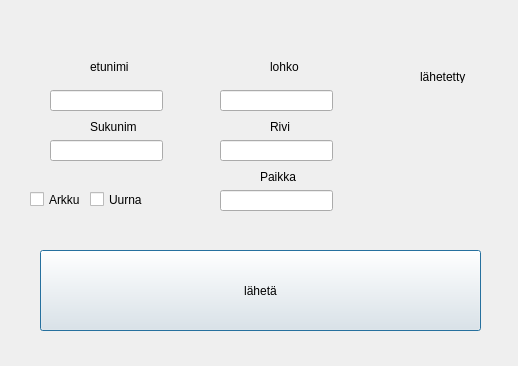
<?xml version="1.0" encoding="UTF-8"?>
<ui version="4.0">
 <class>addDialog</class>
 <widget class="QDialog" name="addDialog">
  <property name="geometry">
   <rect>
    <x>0</x>
    <y>0</y>
    <width>518</width>
    <height>366</height>
   </rect>
  </property>
  <property name="windowTitle">
   <string>Dialog</string>
  </property>
  <widget class="QLineEdit" name="etuNimiLaatikko">
   <property name="geometry">
    <rect>
     <x>50</x>
     <y>90</y>
     <width>113</width>
     <height>21</height>
    </rect>
   </property>
  </widget>
  <widget class="QLineEdit" name="sukunimiLaatikko">
   <property name="geometry">
    <rect>
     <x>50</x>
     <y>140</y>
     <width>113</width>
     <height>21</height>
    </rect>
   </property>
  </widget>
  <widget class="QLineEdit" name="lohkoLaatikko">
   <property name="geometry">
    <rect>
     <x>220</x>
     <y>90</y>
     <width>113</width>
     <height>21</height>
    </rect>
   </property>
  </widget>
  <widget class="QLabel" name="lohkolappu">
   <property name="geometry">
    <rect>
     <x>270</x>
     <y>60</y>
     <width>47</width>
     <height>13</height>
    </rect>
   </property>
   <property name="text">
    <string>lohko</string>
   </property>
  </widget>
  <widget class="QLabel" name="sukunimilappu">
   <property name="geometry">
    <rect>
     <x>90</x>
     <y>120</y>
     <width>47</width>
     <height>13</height>
    </rect>
   </property>
   <property name="text">
    <string>Sukunimi</string>
   </property>
  </widget>
  <widget class="QLabel" name="etulappu">
   <property name="geometry">
    <rect>
     <x>90</x>
     <y>60</y>
     <width>47</width>
     <height>13</height>
    </rect>
   </property>
   <property name="text">
    <string>etunimi</string>
   </property>
  </widget>
  <widget class="QPushButton" name="lahetaNappi">
   <property name="geometry">
    <rect>
     <x>40</x>
     <y>250</y>
     <width>441</width>
     <height>81</height>
    </rect>
   </property>
   <property name="text">
    <string>lähetä</string>
   </property>
  </widget>
  <widget class="QCheckBox" name="arkkuBox">
   <property name="geometry">
    <rect>
     <x>30</x>
     <y>190</y>
     <width>72</width>
     <height>19</height>
    </rect>
   </property>
   <property name="text">
    <string>Arkku</string>
   </property>
  </widget>
  <widget class="QCheckBox" name="uurnaBox">
   <property name="geometry">
    <rect>
     <x>90</x>
     <y>190</y>
     <width>72</width>
     <height>19</height>
    </rect>
   </property>
   <property name="text">
    <string>Uurna</string>
   </property>
  </widget>
  <widget class="QLabel" name="riviLappu">
   <property name="geometry">
    <rect>
     <x>270</x>
     <y>120</y>
     <width>47</width>
     <height>13</height>
    </rect>
   </property>
   <property name="text">
    <string>Rivi</string>
   </property>
  </widget>
  <widget class="QLabel" name="paikkaLAppu">
   <property name="geometry">
    <rect>
     <x>260</x>
     <y>170</y>
     <width>47</width>
     <height>13</height>
    </rect>
   </property>
   <property name="text">
    <string>Paikka</string>
   </property>
  </widget>
  <widget class="QLineEdit" name="riviLaatikko">
   <property name="geometry">
    <rect>
     <x>220</x>
     <y>140</y>
     <width>113</width>
     <height>21</height>
    </rect>
   </property>
  </widget>
  <widget class="QLineEdit" name="paikkaLaatikko">
   <property name="geometry">
    <rect>
     <x>220</x>
     <y>190</y>
     <width>113</width>
     <height>21</height>
    </rect>
   </property>
  </widget>
  <widget class="QLabel" name="counterLaatikko">
   <property name="geometry">
    <rect>
     <x>390</x>
     <y>70</y>
     <width>31</width>
     <height>16</height>
    </rect>
   </property>
   <property name="text">
    <string/>
   </property>
  </widget>
  <widget class="QLabel" name="counterTeksti">
   <property name="geometry">
    <rect>
     <x>420</x>
     <y>70</y>
     <width>47</width>
     <height>13</height>
    </rect>
   </property>
   <property name="text">
    <string>lähetetty</string>
   </property>
  </widget>
 </widget>
 <resources/>
 <connections/>
</ui>
